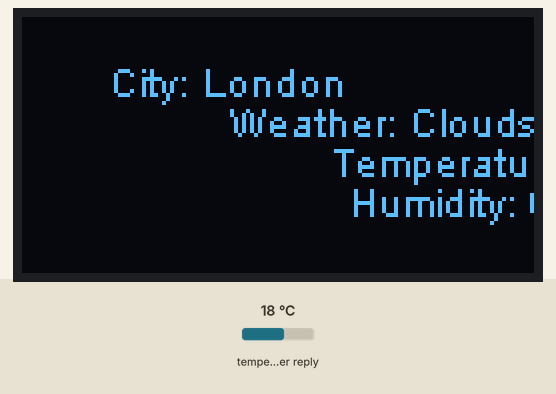
Simulated run of this sketch. Board: ESP8266 (Wemos D1 mini). Parts: 128×64 one-colour display. Inputs (shaded band) come from the test bench; at power-on: temperature in the weather reply 18 °C. WiFi joins after 1.5 s; servers stay silent unless stated; web services answer with replies made up by the test bench; what the sketch prints to the serial monitor is not drawn.

Above: at 3.5 s.

The sketch:

forecast_wemosd1.ino
```cpp
#include <Wire.h>
#include <SSD1306.h>
#include <ESP8266WiFi.h>
#include <ESP8266HTTPClient.h>
#include <ArduinoJson.h>
SSD1306 display(0x3c, D4, D3);//SDA,SCL

char *ssid = "U+NetE334";
char *password = "";
String APIKEY = ""; // Enter your API key
String CityID = "1835848"; // Seoul, KR

WiFiClient client;
char servername[]="api.openweathermap.org";
String result;

int counter = 60;

String weatherDescription ="";
String weatherLocation = "";
float Temperature;
float Humidity;

void setup() {
  // put your setup code here, to run once:
  Serial.begin(115200);

  WiFi.mode(WIFI_STA);
  WiFi.disconnect();

  Serial.print("Connecting to ");
  Serial.print(ssid);
  Serial.println();

  WiFi.begin(ssid,password);

  // Wait for the Wi-Fi connection
  int i=0;
  while (WiFi.status() != WL_CONNECTED) {
    delay(1000);
    Serial.print(++i);
    Serial.print(".");
  }
  Serial.println();
  Serial.println("Connection established!");

  display.init();
  display.flipScreenVertically();
  delay(1000);
}

void loop() {
  // put your main code here, to run repeatedly:
  if(counter == 60) //Get new data every 10 minutes
    {
      counter = 0;
      getWeatherData();
    }else
    {
      counter++;
      displayConditions(weatherLocation,weatherDescription,Temperature,Humidity);
      delay(5000);
    }
}

void getWeatherData() //client function to send/receive GET request data.
{
  if (client.connect(servername, 80)) {  //starts client connection, checks for connection
    client.println("GET /data/2.5/weather?id="+CityID+"&units=metric&APPID="+APIKEY);
    client.println("Host: api.openweathermap.org");
    client.println("User-Agent: ArduinoWiFi/1.1");
    client.println("Connection: close");
    client.println();
  }
  else {
    Serial.println("connection failed"); //error message if no client connect
    Serial.println();
  }

  while(client.connected() && !client.available()) delay(1); //waits for data
  while (client.connected() || client.available()) { //connected or data available
    char c = client.read(); //gets byte from ethernet buffer
      result = result+c;
    }

  client.stop(); //stop client
  result.replace('[', ' ');
  result.replace(']', ' ');
  Serial.println(result);

  char jsonArray [result.length()+1];
  result.toCharArray(jsonArray,sizeof(jsonArray));
  jsonArray[result.length() + 1] = '\0';

  StaticJsonBuffer<1024> json_buf;
  JsonObject &root = json_buf.parseObject(jsonArray);
  if (!root.success())
  {
    Serial.println("parseObject() failed");
  }

  String location = root["name"];
  float temperature = root["main"]["temp"];
  float humidity = root["main"]["humidity"];
  String weather = root["weather"]["main"];
  String description = root["weather"]["description"];

  weatherLocation = location;
  weatherDescription = weather;
  Temperature = temperature;
  Humidity = humidity;
}

void displayConditions(String location, String weatherDescription, float Temperature,float Humidity)
{
  display.clear();
  display.setFont(ArialMT_Plain_10);
  display.drawString(22, 10, "City: " + location);
  display.drawString(52, 20, "Weather: " + weatherDescription);
  display.drawString(77, 30, "Temperature: " + String(Temperature));
  display.drawString(82, 40, "Humidity: "+ String(Humidity));
  display.display();
}
```
